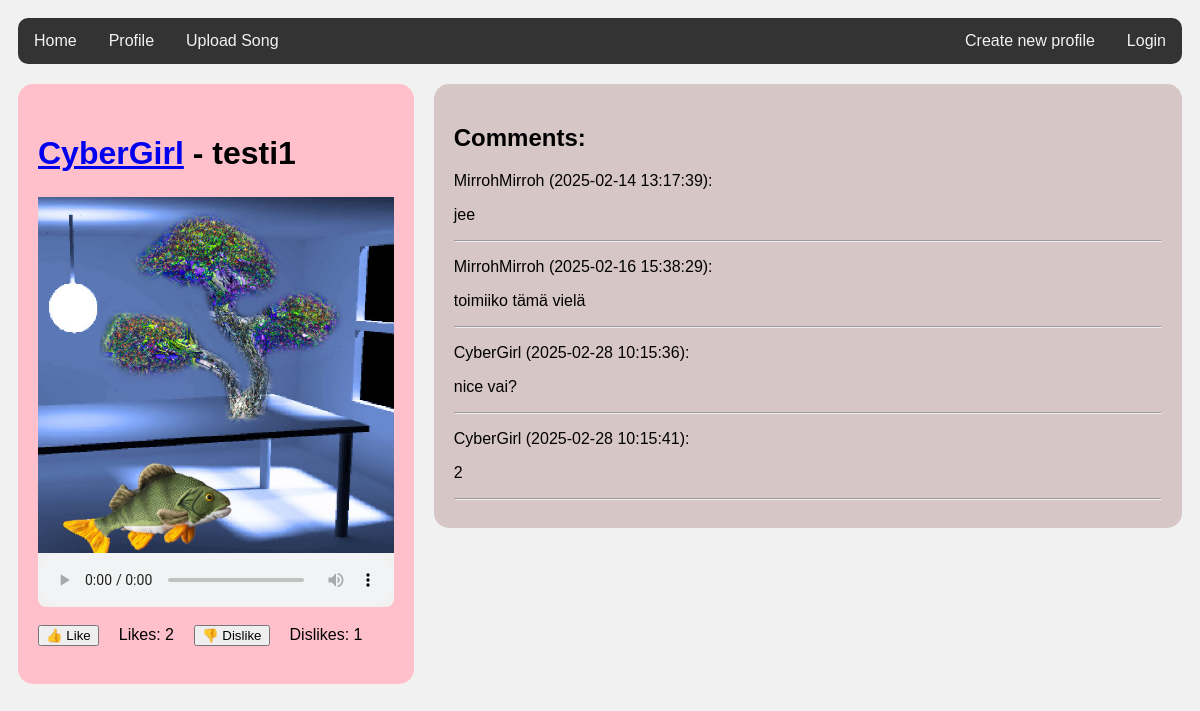
/song/1, run on an earlier commit of the app's database.
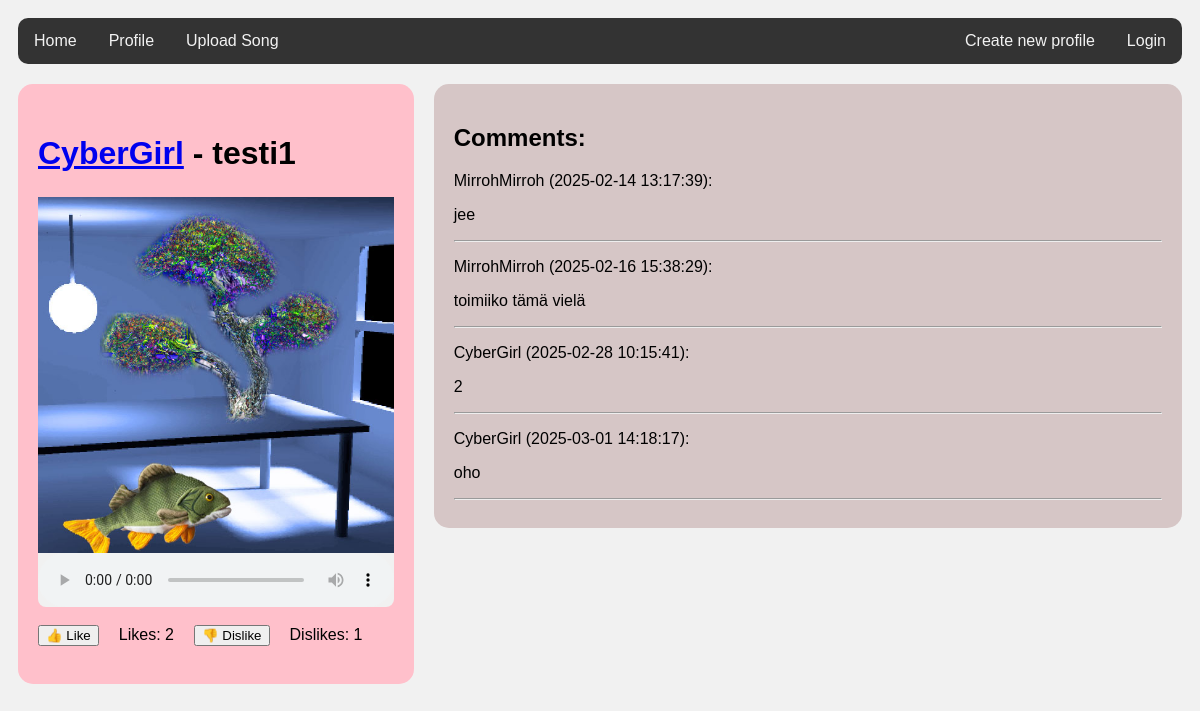
And on a later commit of the database.
### tables this page shows
CREATE TABLE songs (
    id INTEGER PRIMARY KEY,
    user_id INTEGER NOT NULL,
    title TEXT NOT NULL,
    artist TEXT NOT NULL CHECK (LENGTH(artist) > 0),
    audio_file_path TEXT NOT NULL,
    image_file_path TEXT NOT NULL,
    upload_date DATETIME DEFAULT CURRENT_TIMESTAMP,
    genre TEXT CHECK (LENGTH(genre) > 0),
    duration INTEGER CHECK (duration > 0),
    FOREIGN KEY (user_id) REFERENCES users(id) ON DELETE CASCADE
);

CREATE TABLE messages (
    id INTEGER PRIMARY KEY,
    content TEXT,
    sent_at TEXT,
    user_id INTEGER REFERENCES users,
    thread_id INTEGER REFERENCES threads
);

CREATE TABLE users (
    id INTEGER PRIMARY KEY,
    username TEXT UNIQUE,
    password_hash TEXT,
    image BLOB
, bio TEXT);

### app.py (the view)
@app.route("/song/<int:id>")
def show_song(id):
    song = get_song(id)
    thread = forum.get_thread(id)
    messages = forum.get_messages(id)
    like_counter = get_likes(id)
    dislike_counter = get_dislikes(id)
    return render_template("show_song.html", song=song, thread=thread, messages=messages, like_counter=like_counter, dislike_counter=dislike_counter)

### db.py (called while the page is built)
def get_connection():
    con = sqlite3.connect("database.db")
    con.execute("PRAGMA foreign_keys = ON")
    con.row_factory = sqlite3.Row
    return con

def query(sql, params=[]):
    con = get_connection()
    result = con.execute(sql, params).fetchall()
    con.close()
    return result

### forum.py (called while the page is built)
def get_thread(id):
    sql = """SELECT t.id
             FROM threads t
             WHERE t.id = ?"""
    result = db.query(sql, [id])
    return result[0]

def get_messages(id):
    sql = """SELECT m.id, m.content, m.sent_at, m.user_id, u.username
             FROM messages m, users u
             WHERE m.user_id = u.id AND m.thread_id = ?
             ORDER BY m.id"""
    return db.query(sql, [id])

### repositories/songs_repository.py (called while the page is built)
def get_song(id):
    sql = """SELECT id, user_id, title, artist, audio_file_path, image_file_path, genre
             FROM songs
             WHERE id = ?"""
    result = db.query(sql, [id])
    return result[0] if result else None

def get_likes(id):
    sql = "SELECT COUNT(*) FROM likes WHERE song_id = ? AND is_like = 1"
    result = db.query(sql, [id])  # Assuming db.query() returns fetched data
    return result[0][0] if result else 0  # Extract the count from the result

def get_dislikes(id):
    sql = "SELECT COUNT(*) FROM likes WHERE song_id = ? AND is_like = 0"
    result = db.query(sql, [id])  # Assuming db.query() returns fetched data
    return result[0][0] if result else 0  # Extract the count from the result

### templates/show_song.html (shortened to what this page needs)
<!DOCTYPE html>
<html>
<head>
  <link rel="stylesheet" href="../static/styles.css">
</head>
<body>
  <div class="topnav">
    <a href="/">Home</a>
    {% if session.username%}
    <a href="/user/{{ session['user_id'] }}">Profile</a>
    <a href="/upload_song">Upload Song</a>
    {% else %}
    <a href="/login_page">Profile</a>
    <a href="/login_page">Upload Song</a>
    {% endif %}
    {% if session.username %}
    <a href="/logout" style="float:right">Logout</a>
    {% else %}
    <a href="/login_page" style="float:right">Login</a>
    <a href="/register" style="float:right">Create new profile</a>
    {% endif %}
  </div>
  <div class="row">
    <div class="leftcolumn">
      <div class="card-songpage-left">
        <div class="song-info">
          <h1><a href="/user/{{ song.user_id }}">{{ song.artist }}</a> - {{ song.title }}</h1>
        </div>
        <br>
        <img src="{{ url_for('static', filename=song.image_file_path.split('static/')[-1]) }}" alt="Kansikuva" width="100%">
        <audio controls class="audio2">
          {% if song.audio_file_path.endswith('.mp3') %}
          <source src="{{ url_for('static', filename=song.audio_file_path.split('static/')[-1]) }}" type="audio/mpeg">
          {% elif song.audio_file_path.endswith('.wav') %}
          <source src="{{ url_for('static', filename=song.audio_file_path.split('static/')[-1]) }}" type="audio/wav">
          {% else %}
              <p>Tiedostotyyppi ei tuettu.</p>
          {% endif %}
        </audio>
        <br>
        <div class="likes">
          <form action="/like/{{ song.id }}" method="post">
            <button type="submit">👍 Like</button>
          </form>
          <p>Likes: {{ like_counter }}</p>
          <form action="/dislike/{{ song.id }}" method="post">
              <button type="submit">👎 Dislike</button>
          </form>
          <p>Dislikes: {{ dislike_counter }}</p>
        </div>
        <br>
      </div>
    </div>
    <div class="rightcolumn">
      <div class="card-songpage-right">
        <h2>Comments:</h2>
        {% for message in messages %}
        <p>
          {{ message.username }} ({{ message.sent_at }}):
        </p>
        <p>
          {{ message.content }}
        </p>
        <hr />
        {% endfor %}
      </div>
    </div>
  </div>
</body>
</html>

### static/styles.css (style rules this page uses)
* { box-sizing: border-box; }
body { font-family: Arial; padding: 10px; background: #f1f1f1; }
.topnav { overflow: hidden; background-color: #333; border-radius: 10px; }
.topnav a { float: left; display: block; color: #f2f2f2; text-align: center; padding: 14px 16px; text-decoration: none; }
.leftcolumn { float: left; width: 34%; }
.rightcolumn { float: left; width: 66%; background-color: #f1f1f1; padding-left: 20px; overflow: hidden; }
.card-songpage-left { background-color: pink; padding: 20px; margin-top: 20px; border-radius: 15px; display: flex; flex-direction: column; }
.card-songpage-right { background-color: rgb(214, 198, 198); padding: 20px; margin-top: 20px; border-radius: 15px; }
.audio2 { width: 100%; border-radius: 0px 0px 8px 8px; background-color: #f1f1f1; }
.song-info { display: flex; flex-wrap: nowrap; gap: 10px; margin-top: 10px; margin-bottom: -15px; }
.likes { display: flex; align-items: center; gap: 20px; }
.likes form { display: flex; align-items: center; }
.likes p { margin: 0; }
.row::after { content: ""; display: table; clear: both; }

What changed in the data, as far as the page shows it:
removed messages: username "CyberGirl", sent_at "2025-02-28 10:15:36", content "nice vai?"
added messages: username "CyberGirl", sent_at "2025-03-01 14:18:17", content "oho"
